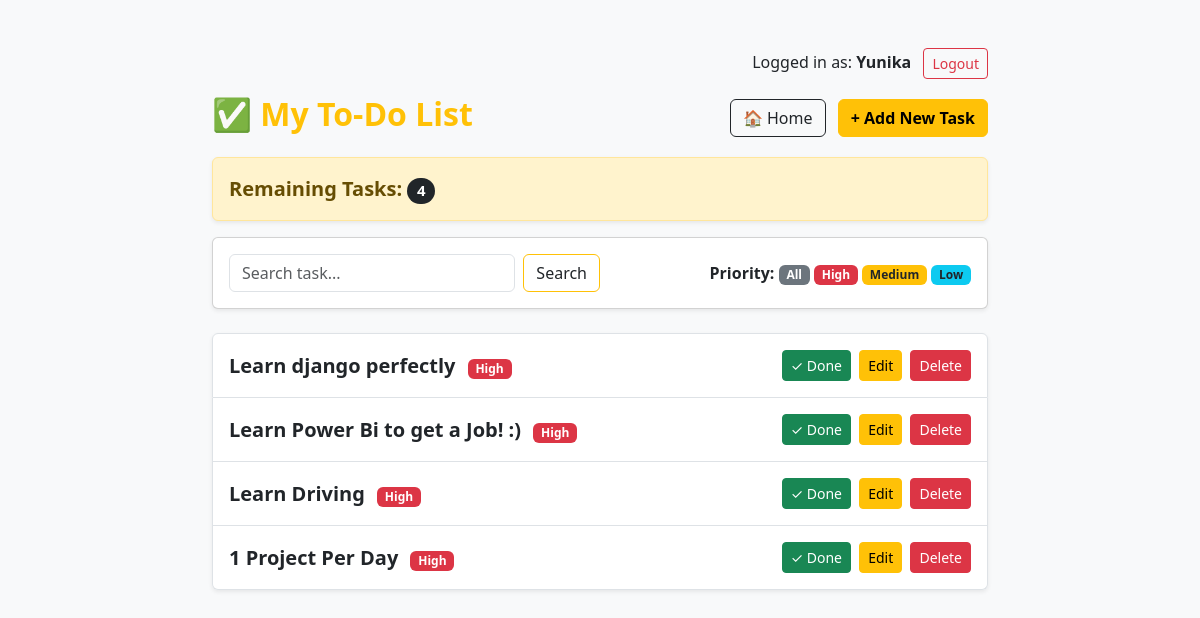
/todo/?priority=high (signed in), run on the app's committed database.
### todo/models.py (models this page shows, shortened)
class Task(models.Model):
    PRIMARY_CHOICES = [
        ('low','Low'),
        ('medium','Medium'),
        ('high','High')
    ]
    user = models.ForeignKey(User,on_delete=models.CASCADE,default=1)
    title =  models.CharField(max_length=150)
    priority = models.CharField(max_length=200,choices=PRIMARY_CHOICES,default='medium')
    is_completed = models.BooleanField(default=False)
    created_at = models.DateTimeField(auto_now=True)

### todo/views.py (the view)
# urls.py: path('todo/',todo_views.task_list, name='task_list'),
@login_required
def task_list(request):
    items = Task.objects.filter(user=request.user).order_by('is_completed', '-created_at')
    priority = request.GET.get('priority')
    if priority:
        items = items.filter(priority = priority)
    query = request.GET.get('q')
    if query:
        items = items.filter(title__icontains = query)
    pending_count = items.filter(is_completed = False).count()
    return render (request, 'todo/task_list.html',{'items' : items , 'pending_count' : pending_count})

### todo/templates/todo/task_list.html (shortened to what this page needs)
<!DOCTYPE html>
<html lang="en">
<head>
    <link href="https://cdn.jsdelivr.net/npm/bootstrap@5.3.0/dist/css/bootstrap.min.css" rel="stylesheet">
</head>
<body class="bg-light">
    <div class="container mt-5" style="max-width: 800px;">
        <div class="text-end mb-3">
            <form method="post" action="{% url 'logout' %}">
                <span class="me-2">Logged in as: <strong>{{ user.username }}</strong></span>
                <button type="submit" class="btn btn-sm btn-outline-danger">Logout</button>
            </form>
        </div>
        <div class="d-flex justify-content-between align-items-center mb-3">
            <h2 class="text-warning fw-bold">✅ My To-Do List</h2>
            <div>
                <a href="{% url 'home' %}" class="btn btn-outline-dark me-2">🏠 Home</a>
                <a href="{% url 'task_create' %}" class="btn btn-warning fw-semibold">+ Add New Task</a>
            </div>
        </div>
        <div class="alert alert-warning shadow-sm fs-5">
            <strong>Remaining Tasks:</strong> <span class="badge bg-dark rounded-pill">{{ pending_count }}</span>
        </div>
        <div class="card shadow-sm mb-4">
            <div class="card-body d-flex justify-content-between align-items-center flex-wrap">
                <form method="get" class="d-flex w-50">
                    <input type="text" name="q" class="form-control me-2" placeholder="Search task...">
                    <button type="submit" class="btn btn-outline-warning text-dark">Search</button>
                </form>
                <div class="mt-3 mt-md-0">
                    <strong>Priority: </strong>
                    <a href="{% url 'task_list' %}" class="badge bg-secondary text-decoration-none">All</a>
                    <a href="?priority=high" class="badge bg-danger text-decoration-none">High</a>
                    <a href="?priority=medium" class="badge bg-warning text-dark text-decoration-none">Medium</a>
                    <a href="?priority=low" class="badge bg-info text-dark text-decoration-none">Low</a>
                </div>
            </div>
        </div>
        <ul class="list-group shadow-sm mb-5">
            {% for item in items %}
                <li class="list-group-item d-flex justify-content-between align-items-center py-3">
                    <div>
                        {% if item.is_completed %}
                            <del class="fs-5 text-muted">{{ item.title }}</del>
                            <span class="badge bg-success ms-2">Completed ✓</span>
                        {% else %}
                            <strong class="fs-5">{{ item.title }}</strong>
                            {% if item.priority == 'high' %}
                                <span class="badge bg-danger ms-2">High</span>
                            {% elif item.priority == 'medium' %}
                                <span class="badge bg-warning text-dark ms-2">Medium</span>
                            {% else %}
                                <span class="badge bg-info text-dark ms-2">Low</span>
                            {% endif %}
                        {% endif %}
                    </div>
                    <div>
                        <a href="{% url 'toggle_task' item.pk %}" class="btn btn-sm {% if item.is_completed %}btn-outline-secondary{% else %}btn-success{% endif %} me-1">
                            {% if item.is_completed %}↩️ Undo{% else %}✓ Done{% endif %}
                        </a>
                        <a href="{% url 'task_update' item.pk %}" class="btn btn-sm btn-warning me-1">Edit</a>
                        <a href="{% url 'task_delete' item.pk %}" class="btn btn-sm btn-danger">Delete</a>
                    </div>
                </li>
            {% empty %}
                <li class="list-group-item text-center text-muted py-4">
                    No tasks found yet! Click "+ Add New Task" to plan your day.
                </li>
            {% endfor %}
        </ul>
    </div>
</body>
</html>

### data on the page
Task: title "Learn django perfectly", priority "High", is_completed "✓ Done"
Task: title "Learn Power Bi to get a Job! :)", priority "High", is_completed "✓ Done"
Task: title "Learn Driving", priority "High", is_completed "✓ Done"
Task: title "1 Project Per Day", priority "High", is_completed "✓ Done"

### other printed values
{{ user.username }} "Yunika"
{{ pending_count }} "4"
